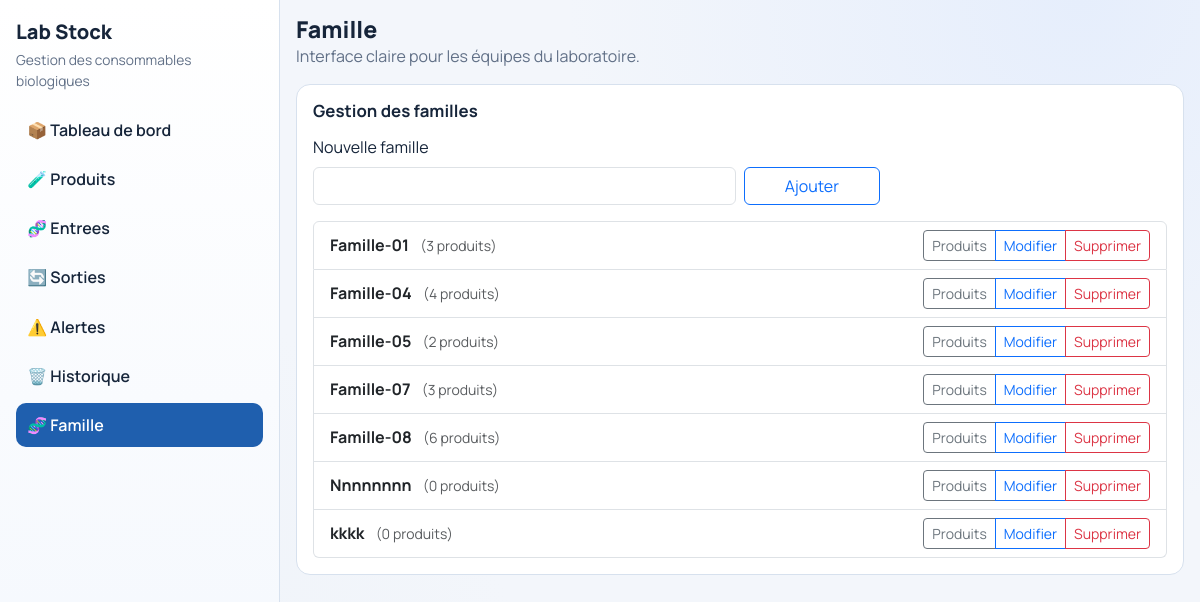
Screenshot of /famille/ with the database file from the repository.
### core/models.py (models this page shows, shortened)
class Famille(models.Model):
    nom = models.CharField(max_length=100, unique=True)

### core/views.py (the view, shortened to what this page needs)
# urls.py: path('famille/',famille ,name='famille'),
def famille(request):
    active_page = "famille"
    form = FamilleForm()
    familles = Famille.objects.all().order_by("nom")
    return render(
        request,
        "famille.html",
        {
            "active_page": active_page,
            "familles": familles,
            "form": form,
        },
    )

### core/forms.py (shortened to what this page needs)
class FamilleForm(forms.ModelForm):
    class Meta:
        model = Famille
        fields = [
            "nom",
        ]
        widgets = {
            "nom": forms.TextInput(attrs={"class": "form-control"}),
        }

### templates/famille.html (shortened to what this page needs)
{% extends "base.html" %}
{% block page_title %}Famille{% endblock %}
{% block content %}
<div class="panel mt-3">
  <div class="panel-header"><h3>Gestion des familles</h3></div>
  <form method="post" class="row g-2 mb-3">
    <div class="col-12 col-md-6">
      <label class="form-label">Nouvelle famille</label>
      {{ form.nom }}
    </div>
    <div class="col-12 col-md-2 d-grid align-items-end">
      <button class="btn btn-outline-primary" type="submit">Ajouter</button>
    </div>
  </form>
<ul class="list-group">
  {% for fam in familles %}
  <li class="list-group-item d-flex justify-content-between align-items-center">
    <div>
      <strong>{{ fam.nom }}</strong>
      <span class="text-muted small ms-2">
        ({{ fam.produits.count }} produits)
      </span>
    </div>
    <div class="btn-group btn-group-sm">
      <a href="{% url 'products' %}?famille={{ fam.id }}"
         class="btn btn-outline-secondary">
        Produits
      </a>
      <button
         type="button"
         class="btn btn-outline-primary"
         data-bs-toggle="modal"
         data-bs-target="#editFamilleModal{{ fam.id }}">
        Modifier
      </button>
      <button
        type="button"
        class="btn btn-outline-danger"
        data-bs-toggle="modal"
        data-bs-target="#deleteFamilleModal{{ fam.id }}">
        Supprimer
      </button>
    </div>
  </li>
  {% empty %}
  <li class="list-group-item text-muted text-center">
    Aucune famille définie.
  </li>
  {% endfor %}
</ul>
</div>
{% endblock %}

### static/style/app.css (style rules this page uses)
:root { --bg: #f3f6fb; --panel: #ffffff; --text: #16253a; --muted: #617087; --line: #d7e1ee; --primary: #1f5fae; --primary-soft: #e9f1fd; --danger: #b4232f; --warning: #b97900; --ok: #178451; }
* { box-sizing: border-box; }
body { margin: 0; font-family: "Manrope", sans-serif; color: var(--text); background: radial-gradient(circle at 90% 0%, #e6eefc 0%, transparent 38%), radial-gradient(circle at 0% 100%, #edf2f8 0%, transparent 38%), var(--bg); }
.panel, .kpi-card { background: var(--panel); border: 1px solid var(--line); border-radius: 14px; padding: 1rem; }
.panel-header { display: flex; align-items: center; justify-content: space-between; gap: 0.9rem; margin-bottom: 0.85rem; }
.panel-header h3 { margin: 0; font-size: 1.05rem; font-weight: 700; }

### rows the page displays
Famille: nom "Famille-01", produits.count "3"
Famille: nom "Famille-04", produits.count "4"
Famille: nom "Famille-05", produits.count "2"
Famille: nom "Famille-07", produits.count "3"
Famille: nom "Famille-08", produits.count "6"
Famille: nom "Nnnnnnnn", produits.count "0"
Famille: nom "kkkk", produits.count "0"
